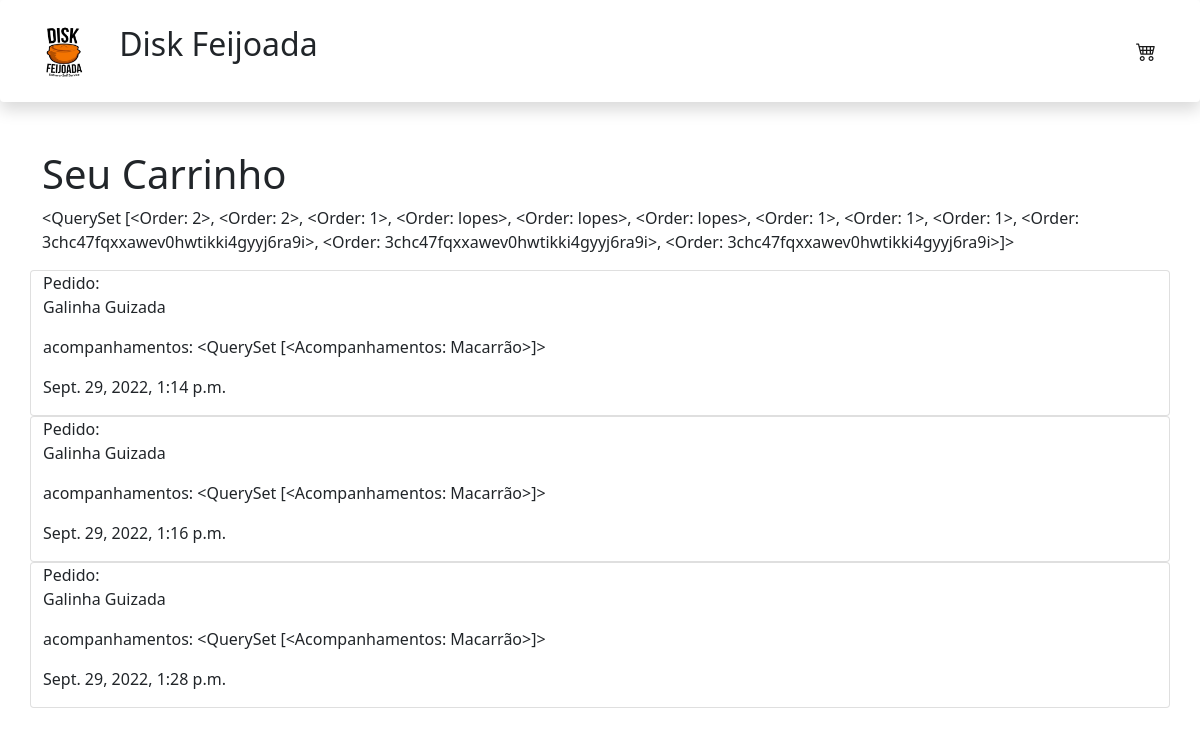
The app's page /cart/ (signed in) with its own data.
### cart/models.py (models this page shows)
class Order(models.Model):
    user = models.CharField(max_length=50, blank=True)
    qnty = models.IntegerField(default=1)
    item = models.CharField(max_length=100)
    acomps = models.CharField(max_length=200, blank=True)
    date_created = models.DateTimeField(auto_now_add=True, null=True)
    observation = models.CharField(max_length=250, blank=True)
    acomps_1 = models.CharField(max_length=100)
    acomps_2 = models.CharField(max_length=100, blank=True)
    acomps_3 = models.CharField(max_length=100, blank=True)
    acomps_4 = models.CharField(max_length=100, blank=True)
    def __str__(self):
        return self.user

### cart/views.py (the view)
# urls.py: path('cart/', CartView.as_view(),  name='cart'),
class CartView(LoginRequiredMixin, ListView):
    template_name="cart.html"
    queryset = Order.objects.all()

### cart/templates/cart.html (shortened to what this page needs)
{% extends 'home.html' %}
{% block content %}
<div class='container'>
    <h1>Seu Carrinho </h1>
    <p>{{object_list}}
    {% for instance in object_list %}
    {% if request.user.username in instance.user %}
    <div class='row justify-content-center'>
        <div class='card text-left'>
            <div class='card-head'>Pedido:</div>
            <p>{{instance.item }}</p>
            <p>{{instance.acomps | cut:"'amount':"|cut:"'"|cut:"name:"|cut:"[{"|cut:"}]"|cut:"{"|cut:"}"}}</p>
            <p>{{instance.date_created }}
    </div>
    </div>
    {%endif%}
    {%endfor%}
</div>
{% endblock %}

### records on screen
Order: user.user "<QuerySet [<Order: 2>, <Order: 2>, <Order: 1>, <Order: lopes>, <Order: lopes>, <Order: lopes>, <Order: 1>, <Order: 1>, <Order: 1>, <Order: 3chc47fqxxawev0hwtikki4gyyj6ra9i>, <Order: 3chc47fqxxawev0hwtikki4gyyj6ra9i>, <Order: 3chc47fqxxawev0hwtikki4gyyj6ra9i>]>"
Order: item "Galinha Guizada", acomps "acompanhamentos: <QuerySet [<Acompanhamentos: Macarrão>]>", date_created "Sept. 29, 2022, 1:14 p.m."
Order: item "Galinha Guizada", acomps "acompanhamentos: <QuerySet [<Acompanhamentos: Macarrão>]>", date_created "Sept. 29, 2022, 1:16 p.m."
Order: item "Galinha Guizada", acomps "acompanhamentos: <QuerySet [<Acompanhamentos: Macarrão>]>", date_created "Sept. 29, 2022, 1:28 p.m."
